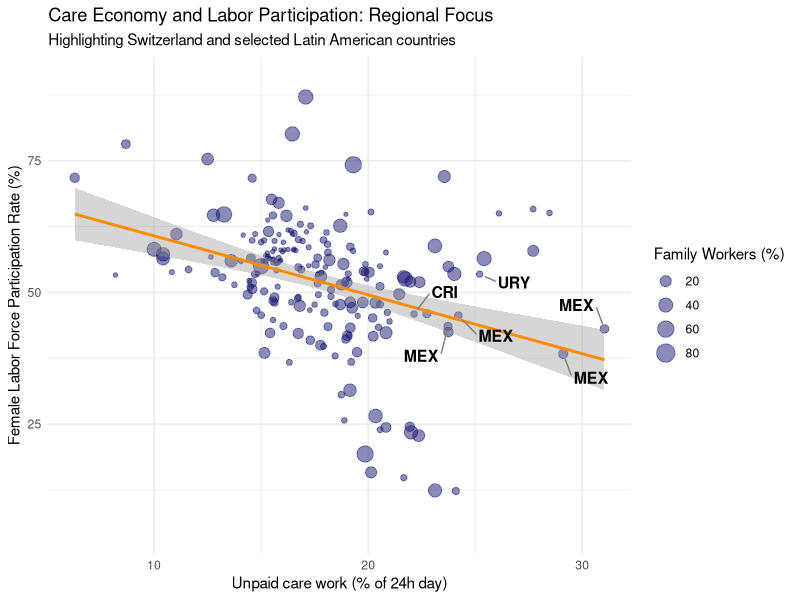
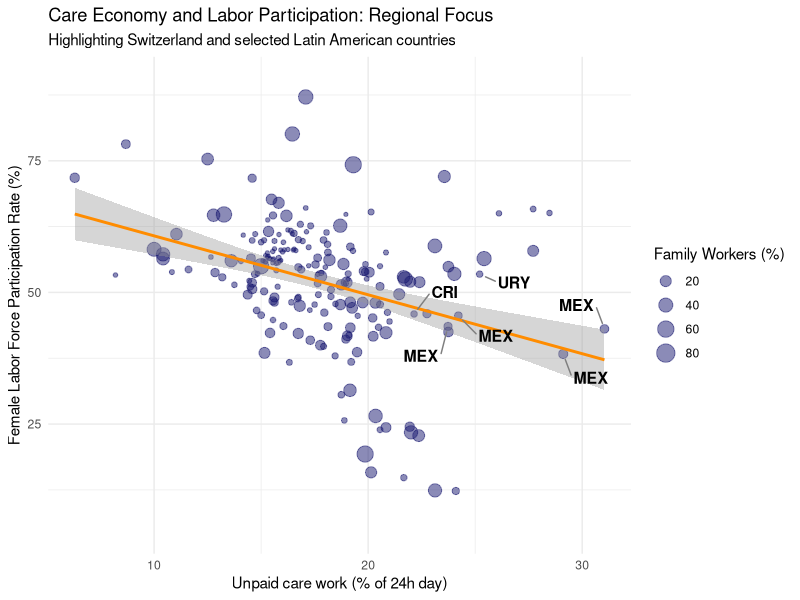

Generate these figures, in order, with R:
# --- 02_DATA_ANALYSIS_TARGETED.R ---

# 1. Load necessary libraries
library(tidyverse)
library(ggrepel)

# 2. Load the data from the preprocessed folder
mrv_data <- read.csv("data_preprocessed/gender_care_economy_master.csv")

# 3. List of countries of interest for my research (ISO3 codes)
target_countries <- c("CHE", "MEX", "CRI", "URY", "CHL", "COL", "ARG")

# 4. Create the labels for the plot
# Only fill 'country_label' if the country is in our target list
mrv_data <- mrv_data %>%
  mutate(country_label = ifelse(countryiso3code %in% target_countries, 
                                countryiso3code, ""))

# 5. Generate the Plot
final_plot <- ggplot(mrv_data, aes(x = care_work_val, y = labor_part_val)) +
  # Points with size based on Family Workers
  geom_point(aes(size = family_work_val), color = "midnightblue", alpha = 0.5) +
  
  # Trend line (Linear Regression)
  geom_smooth(method = "lm", color = "darkorange", se = TRUE) +
  
  # Smart labels for my 7 specific countries
  geom_text_repel(aes(label = country_label), 
                  size = 4, 
                  fontface = "bold",
                  box.padding = 0.8, 
                  point.padding = 0.5,
                  segment.color = "grey50") +
  
  # Titles and axis names
  labs(
    title = "Care Economy and Labor Participation: Regional Focus",
    subtitle = "Highlighting Switzerland and selected Latin American countries",
    x = "Unpaid care work (% of 24h day)",
    y = "Female Labor Force Participation Rate (%)",
    size = "Family Workers (%)"
  ) +
  theme_minimal()

# 6. Display the plot in RStudio
print(final_plot)

# 7. Save the final version as a high-quality image
ggsave(filename = "data_preprocessed/plot_targeted_countries.png", 
       plot = final_plot,
       width = 10, height = 7, dpi = 300)

message("Process complete! Check the 'Plots' tab and your 'data_preprocessed' folder.")
